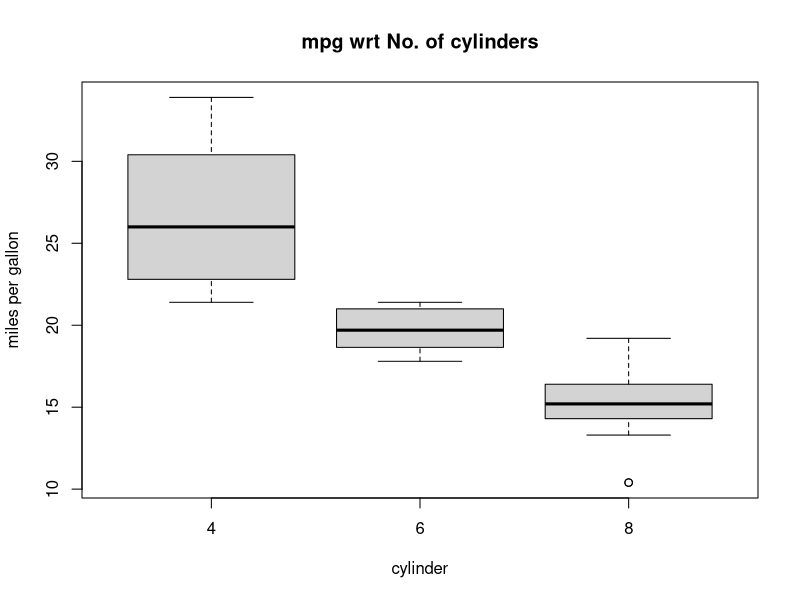

Write the R code that produced this figure.
# Boxplots
data(mtcars)
boxplot(mpg ~ cyl, data = mtcars, main = "mpg wrt No. of cylinders", xlab = "cylinder", ylab = "miles per gallon")
